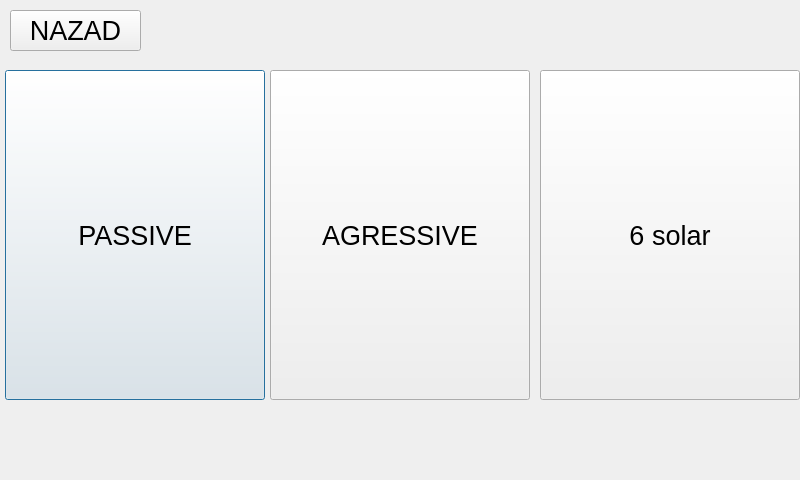
<?xml version="1.0" encoding="UTF-8"?>
<ui version="4.0">
 <class>Dialog</class>
 <widget class="QDialog" name="Dialog">
  <property name="geometry">
   <rect>
    <x>0</x>
    <y>0</y>
    <width>800</width>
    <height>480</height>
   </rect>
  </property>
  <property name="minimumSize">
   <size>
    <width>0</width>
    <height>0</height>
   </size>
  </property>
  <property name="maximumSize">
   <size>
    <width>1000</width>
    <height>1000</height>
   </size>
  </property>
  <property name="windowTitle">
   <string>Dialog</string>
  </property>
  <widget class="QPushButton" name="button_passive">
   <property name="geometry">
    <rect>
     <x>5</x>
     <y>70</y>
     <width>260</width>
     <height>330</height>
    </rect>
   </property>
   <property name="font">
    <font>
     <pointsize>20</pointsize>
    </font>
   </property>
   <property name="text">
    <string>PASSIVE</string>
   </property>
  </widget>
  <widget class="QPushButton" name="button_nazad">
   <property name="geometry">
    <rect>
     <x>10</x>
     <y>10</y>
     <width>131</width>
     <height>41</height>
    </rect>
   </property>
   <property name="font">
    <font>
     <pointsize>20</pointsize>
    </font>
   </property>
   <property name="text">
    <string>NAZAD</string>
   </property>
  </widget>
  <widget class="QPushButton" name="button_agressive">
   <property name="geometry">
    <rect>
     <x>270</x>
     <y>70</y>
     <width>260</width>
     <height>330</height>
    </rect>
   </property>
   <property name="font">
    <font>
     <pointsize>20</pointsize>
    </font>
   </property>
   <property name="styleSheet">
    <string notr="true"/>
   </property>
   <property name="text">
    <string>AGRESSIVE</string>
   </property>
  </widget>
  <widget class="QPushButton" name="button_6solar">
   <property name="geometry">
    <rect>
     <x>540</x>
     <y>70</y>
     <width>260</width>
     <height>330</height>
    </rect>
   </property>
   <property name="font">
    <font>
     <pointsize>20</pointsize>
    </font>
   </property>
   <property name="styleSheet">
    <string notr="true"/>
   </property>
   <property name="text">
    <string>6 solar</string>
   </property>
  </widget>
 </widget>
 <resources/>
 <connections/>
</ui>
